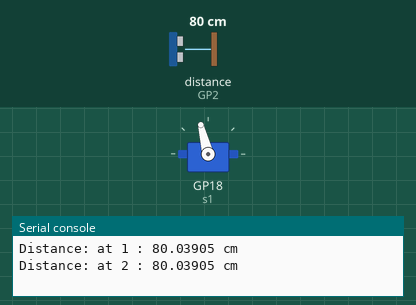
Bench run of a program on a simulated Raspberry Pi Pico running MicroPython. On the bench: servo, the last lines printed to the serial console. Inputs (shaded band) come from the test bench; at power-on: distance to the obstacle (sensor on GP2) 80 cm. The echo pulse lasts 58.3 µs per cm; servo angles are drawn from the pulse width (0.5 ms = 0°, 2.5 ms = 180°).

Above: at 0.73 s.
At 1.2 s:
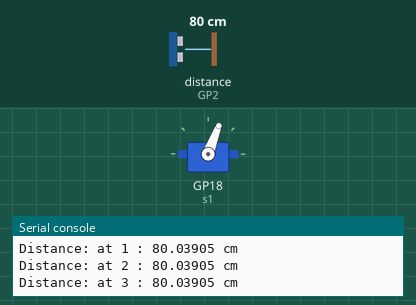
1.3 s: distance to the obstacle (sensor on GP2) set to 250 cm
At 1.67 s:
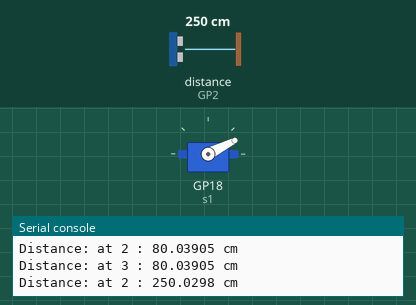
Timing chart, 0 to 10.3 s (numbered marks = the images above; inputs shaded):
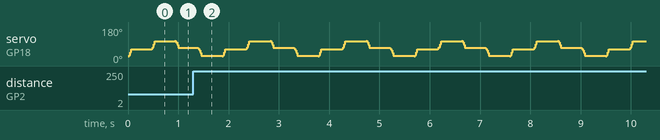

The program:

servo_movement.py
```python
import utime
from servo import Servo
import ultrasonic_distance as ud

s1 = Servo(18)       # Servo pin is connected to GP0

def servo_Map(x, in_min, in_max, out_min, out_max):
    return (x - in_min) * (out_max - out_min) / (in_max - in_min) + out_min

def servo_Angle(angle):
    if angle < 0:
        angle = 0
    if angle > 180:
        angle = 180
    s1.goto(round(servo_Map(angle,0,180,0,1024))) # Convert range value to angle value

dist_record_sleep = 0.4

if __name__ == '__main__':
    servo_Angle(0)
    while not False:
        for i in range(0,55,10):
            servo_Angle(i)
            utime.sleep(0.01)
        ud.ultra(1)
        utime.sleep(dist_record_sleep)

        for i in range(55,110,10):
            servo_Angle(i)
            utime.sleep(0.01)
        ud.ultra(2)
        utime.sleep(dist_record_sleep)

#         for i in range(90,135,10):
#             servo_Angle(i)
#             utime.sleep(0.01)
#         ud.ultra()
#         utime.sleep(dist_record_sleep)
#
#         for i in range(135,180,10):
#             servo_Angle(i)
#             utime.sleep(0.01)
#         ud.ultra()
#         utime.sleep(dist_record_sleep)

#         for i in range(180,135,-10):
#             servo_Angle(i)
#             utime.sleep(0.01)
#         ud.ultra()
#         utime.sleep(dist_record_sleep)
#
#         for i in range(135,90,-10):
#             servo_Angle(i)
#             utime.sleep(0.01)
#         ud.ultra()
#         utime.sleep(dist_record_sleep)
#
        for i in range(110,55,-10):
            servo_Angle(i)
            utime.sleep(0.01)
        ud.ultra(3)
        utime.sleep(dist_record_sleep)

        for i in range(55,0,-10):
            servo_Angle(i)
            utime.sleep(0.01)
        ud.ultra(2)
        utime.sleep(dist_record_sleep)
```

servo.py
```python
from machine import Pin, PWM


class Servo:
    """ A simple class for controlling a 9g servo with the Raspberry Pi Pico.

    Attributes:

        minVal: An integer denoting the minimum duty value for the servo motor.

        maxVal: An integer denoting the maximum duty value for the servo motor.

    """

    def __init__(self, pin: int or Pin or PWM, minVal=2500, maxVal=7500):
        """ Creates a new Servo Object.

        args:

            pin (int or machine.Pin or machine.PWM): Either an integer denoting the number of the GPIO pin or an already constructed Pin or PWM object that is connected to the servo.

            minVal (int): Optional, denotes the minimum duty value to be used for this servo.

            maxVal (int): Optional, denotes the maximum duty value to be used for this servo.

        """

        if isinstance(pin, int):
            pin = Pin(pin, Pin.OUT)
        if isinstance(pin, Pin):
            self.__pwm = PWM(pin)
        if isinstance(pin, PWM):
            self.__pwm = pin
        self.__pwm.freq(50)
        self.minVal = minVal
        self.maxVal = maxVal

    def deinit(self):
        """ Deinitializes the underlying PWM object.

        """
        self.__pwm.deinit()

    def goto(self, value: int):
        """ Moves the servo to the specified position.

        args:

            value (int): The position to move to, represented by a value from 0 to 1024 (inclusive).

        """
        if value < 0:
            value = 0
        if value > 1024:
            value = 1024
        delta = self.maxVal-self.minVal
        target = int(self.minVal + ((value / 1024) * delta))
        self.__pwm.duty_u16(target)

    def middle(self):
        """ Moves the servo to the middle.
        """
        self.goto(512)

    def free(self):
        """ Allows the servo to be moved freely.
        """
        self.__pwm.duty_u16(0)
```

ultrasonic_distance.py
```python
# Ultrasonic sensor reading
from machine import Pin
import utime
trigger = Pin(3, Pin.OUT)
echo = Pin(2, Pin.IN)

speed_of_sound = 343
# signaloff = 0
# signalon = 0
# timepassed = 0
def ultra(location):
    trigger.low()
    utime.sleep_us(2)
    trigger.high()
    utime.sleep_us(5)
    trigger.low()

    while echo.value() == 0:
        signaloff = utime.ticks_us()

    while echo.value() == 1:
        signalon = utime.ticks_us()

    timepassed = signalon - signaloff

    distance = (timepassed * speed_of_sound / 10000) / 2

    print("Distance: at", location, ":", distance, "cm")
```

Measured:
- by itself, servo on GP18 (s1): repeats every 1.9 s: 58° 0.02 s, 43° 0.02 s, 27° 0.42 s, 24° 0.02 s, 31° 0.02 s, 47° 0.02 s, 62° 0.42 s, 66° 0.02 s, 73° 0.02 s, 89° 0.02 s, 104° 0.42 s, 108° 0.02 s, 100° 0.02 s, 85° 0.02 s, 69° 0.42 s, 66° 0.02 s
